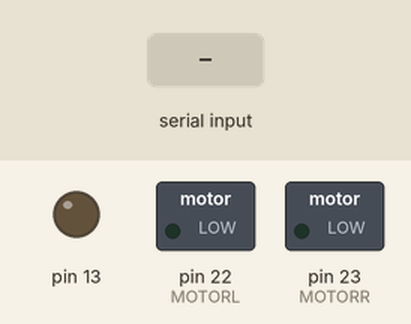
Recording of a sketch running on a simulated Arduino Mega 2560, built with avr-gcc and run on an emulated ATmega2560. Shown: switched loads named in the sketch (green lamp = pin HIGH), output pins drawn as LEDs (lit = HIGH). The test bench sets the inputs (shaded band). What the sketch prints to the serial monitor is not drawn.

Above: at 1.2 s.
1.3 s: "G" received over Serial
At 4.0 s:
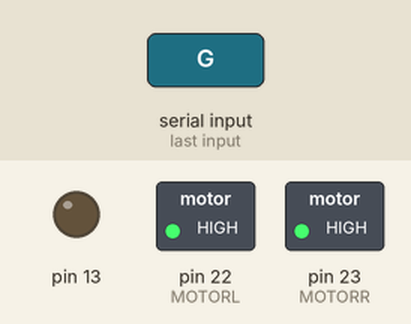
4.3 s: "G" received over Serial
Timing chart, 0 to 7.3 s (numbered marks = the images above; inputs shaded):
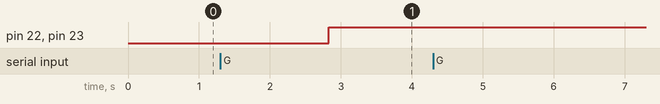

Measured:
- after the input at 1.3 s, pin 22 (MOTORL), pin 23 (MOTORR): LOW → HIGH after 1.5 s instead of 0.23 s

The sketch:

RedFollowRobot.ino
```cpp
//pins
#define FRONT_IR A2
#define MID_IR A1
#define RIGHT_IR A0

#define MOTORL 22
#define MOTORR 23

uint16_t red = -1;
int Ltimeout = 0;

void motorL(int m)
{
  analogWrite(MOTORL, m);
}
void motorR(int m)
{
  analogWrite(MOTORR, m);
}

void left()
{
  Serial.println("Left");

  motorL(195);
  motorR(180);

}

void right()
{
  Serial.println("Right");

  motorL(250);
  motorR(5);
}

void straight()
{
  Serial.println("Straight");


  motorL(250);
  motorR(180);
}

void mstop()
{
  Serial.println("Stop");
  motorL(185);
  motorR(190);
}

void look()
{
  //spin right
  Serial.println("Looking");
}

void procLoc()
{
  if(red > 233 && red < 359)
  {
    straight();
  }
  else if(red < 233 && red > -1)
  {
    left();
  }else if(red > 359 &&  red < 700)
  {
    right();
  }else
  {
    delay(5);

    Ltimeout ++;
    if(Ltimeout >= 300)
    {
      mstop();
      if(Ltimeout >= 600)
      {
        look();
      }
    }
  }
    red = -1;
}

void setup()
{
  Serial.begin(115200);
  //Serial.baud(9600);
  //set I/O pins
  pinMode(13,OUTPUT);
  pinMode(MOTORR, OUTPUT);
  pinMode(MOTORL, OUTPUT);
  pinMode(FRONT_IR, INPUT);
  pinMode(MID_IR, INPUT);
  pinMode(RIGHT_IR, INPUT);


  digitalWrite(13,HIGH);


  //LEFT
  //Stop 190
  //Forward 200- 250
  //Reverse 20 - 180

  //RIGHT
  //Stop 190
  //Reverse 200- 250
  //Forward 20 - 180


/*
  for(int i = 0 ; i <255; i++)
  {
     analogWrite(MOTORL,i);
     Serial.println(i);
     delay (300);
  }

  analogWrite(MOTORL,190);
  digitalWrite(13,LOW);

  Serial.println("test");
  for(int i = 0 ; i <255; i++)
  {
     analogWrite(MOTORR,i);
     Serial.println(i);
     delay (300);
  }
  analogWrite(MOTORR, 185);

  delay(1000);
  */

}

void loop()
{

  if(Serial.available() > 0)
  {
    if(Serial.read() == 'G')
    {
      digitalWrite(13,HIGH);
      //sees red
      Ltimeout = 0;

      uint8_t low;
      uint8_t high;
      high = Serial.read();
      low = Serial.read();
      red  = (high << 8) | low;

      //Serial.println("Red Detected: ");
      //Serial.println(red);

      Serial.print("RED FOUND: ");
      //Serial.print(low);
      //Serial.print("\t");
      //Serial.print(high);
      //Serial.print("\t");
      Serial.write(red);
    }else if(Serial.read() == 'N')
    {
      Serial.println("NO RED");
    }


  } else{
    Serial.println("NO COM");
    digitalWrite(13,LOW);
    red = -1;
  }
  procLoc();


}
```
